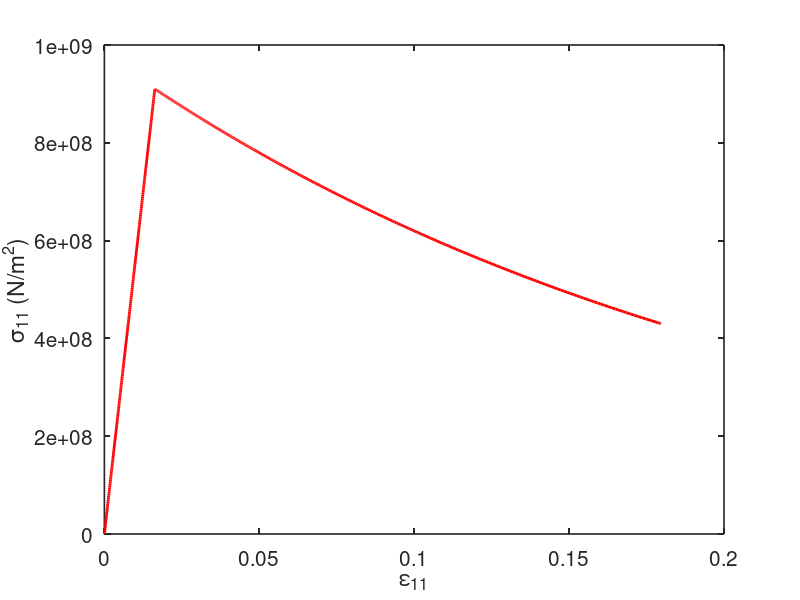
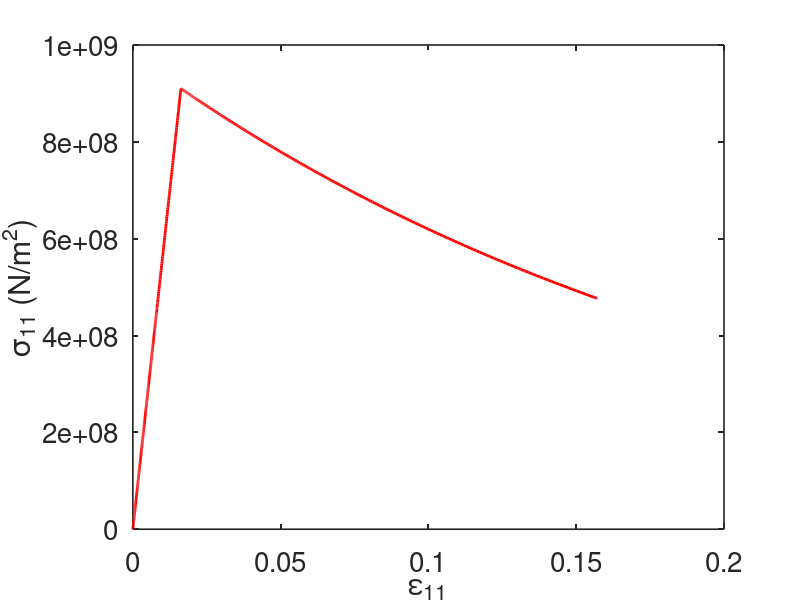

The MATLAB source for these figures, in order:
A=load('Stress1.txt');
Stress_1 = A(:,2);

B = load('e11-1.txt');
strain_1 = B(:,2);

C=load('Stress2.txt');
Stress_2 = C(:,2);

D = load('e11-2.txt');
strain_2 = D(:,2);



figure(1,'position',[50,50,1300,950])
plot(strain_1,Stress_1,'r-',"linewidth", 2) 
set(gca, "linewidth",1.2, "fontsize", 15)
xlabel('\epsilon_{11}')
ylabel('\sigma_{11} (N/m^2)')


figure(2,'position',[50,50,1300,950])
plot(strain_2,Stress_2,'r-',"linewidth", 2)
set(gca, "linewidth",1.2, "fontsize", 20)
xlabel('\epsilon_{11}')
ylabel('\sigma_{11} (N/m^2)')


